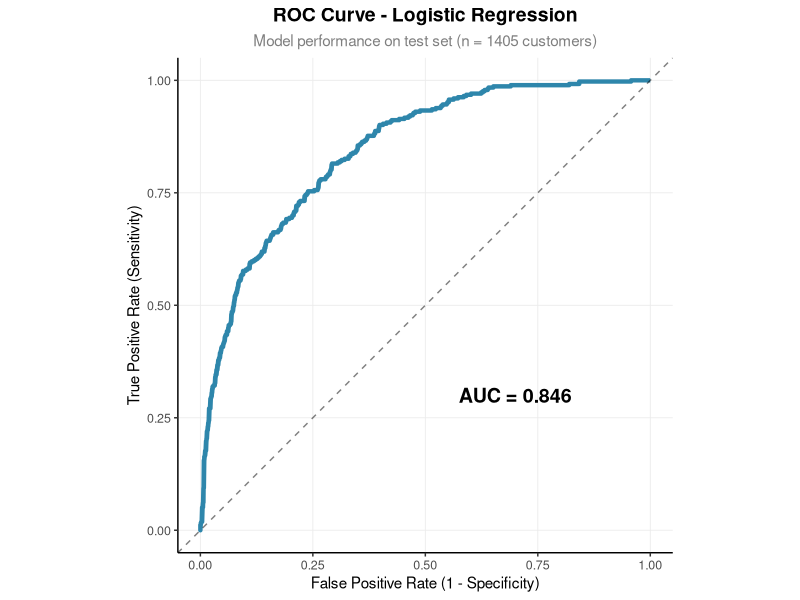
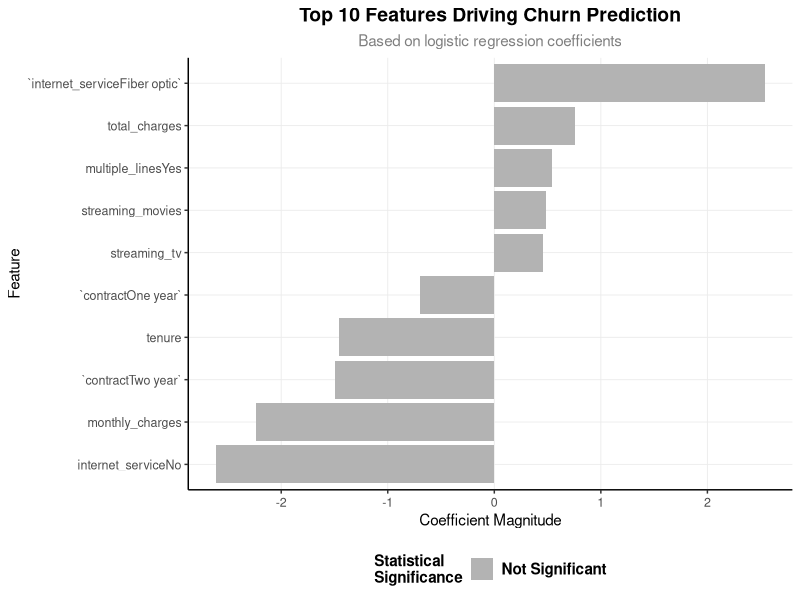

These figures' R source, in order: (Note: this script raises an error after producing the figures.)
# scripts/03_logistic_regression.R
# ================================

# Load libraries
library(tidyverse)
library(caret)       # For modeling tools
library(ROCR)        # For ROC curves
library(pROC)        # For AUC
library(ggrepel)     # For nice labels
library(here)
theme_custom <- theme_classic() +
  theme(
    text = element_text(family = "sans", color = "black"  ,  size = 11),
    plot.title = element_text(size = 14, face = "bold", hjust = 0.5),
    plot.subtitle = element_text(size = 11, color = "gray50", hjust = 0.5),
    axis.title = element_text(size = 11, face = "plain"),
    axis.text = element_text(size = 9 , color = "grey30"),
    legend.position = "bottom" , 
    legend.title = element_text(face = "bold"),
    legend.text = element_text(face = "bold" ,size = 11),
    legend.background = element_rect(fill = "white" , color = NA) , 
    panel.grid.major = element_line(color = "grey92" , linewidth = 0.3),
    panel.grid.minor = element_blank()
  )


# Load your cleaned data
plotting_data <- read.csv(here("data/processed" , "clean_data.csv"))



# ============================================
# STEP 1: PREPARE DATA FOR MODELING
# ============================================

# Remove customer ID (identifier, not a feature)
model_data <- plotting_data %>%
  select(-customer_id)  # Adjust to your column name

# Convert target to factor (required by caret)
model_data <- model_data %>%
  mutate(churn = factor(churn, levels = c(0, 1), labels = c("No", "Yes")))
model_data <- model_data %>%
  mutate(across(where(is.character), as.factor))
# Check structure
str(model_data)

# ============================================
# STEP 2: TRAIN/TEST SPLIT (80/20)
# ============================================

set.seed(123)  # For reproducibility

# Create indices for split
train_index <- createDataPartition(model_data$churn, 
                                   p = 0.8, 
                                   list = FALSE, 
                                   times = 1)

# Split data
train_data <- model_data[train_index, ]
test_data <- model_data[-train_index, ]

# Check split proportions
cat("Training set:", nrow(train_data), "rows (", 
    round(nrow(train_data)/nrow(model_data)*100, 1), "%)\n")
cat("Test set:", nrow(test_data), "rows (", 
    round(nrow(test_data)/nrow(model_data)*100, 1), "%)\n")

# Check churn distribution in each set
cat("\nChurn distribution - Training:\n")
print(prop.table(table(train_data$churn)))

cat("\nChurn distribution - Test:\n")
print(prop.table(table(test_data$churn)))

# ============================================
# STEP 3: HANDLE CLASS IMBALANCE (OPTIONAL)
# ============================================

# Since churn is ~26%, we have imbalance. Options:

# OPTION A: Use class weights (simpler)
model_weights <- ifelse(train_data$churn == "Yes",
                        1/table(train_data$churn)[2],  # Weight for minority class
                        1/table(train_data$churn)[1])  # Weight for majority class

# OPTION B: Oversample minority class (SMOTE)
# library(DMwR)
# train_balanced <- SMOTE(churn ~ ., data = train_data, perc.over = 200)

# For now, let's use weights
train_data$model_weights <- model_weights

# ============================================
# STEP 4: PREPROCESSING (SCALE NUMERIC FEATURES)
# ============================================

# Identify numeric columns (excluding target)
numeric_cols <- train_data %>%
  select(where(is.numeric), -contains("churn"), -contains("weight")) %>%
  names()

# Create preprocessing recipe
preproc_values <- preProcess(train_data[, numeric_cols], 
                             method = c("center", "scale"))

# Apply to both train and test
train_scaled <- predict(preproc_values, train_data)
test_scaled <- predict(preproc_values, test_data)

# ============================================
# STEP 5: TRAIN LOGISTIC REGRESSION MODEL
# ============================================

# Simple formula (adjust based on your features)
# Use all columns except weights
features <- setdiff(names(train_scaled), c("churn", "model_weights"))
formula <- as.formula(paste("churn ~", paste(features, collapse = " + ")))

# Train model with 10-fold cross-validation
set.seed(123)
ctrl <- trainControl(
  method = "cv",           # Cross-validation
  number = 10,             # 10 folds
  classProbs = TRUE,       # For probability predictions
  summaryFunction = twoClassSummary,  # For AUC, Sensitivity, Specificity
  savePredictions = "final"
)

# Fit logistic regression
logit_model <- train(
  formula,
  data = train_scaled,
  method = "glm",          # Generalized Linear Model (logistic)
  family = "binomial",
  trControl = ctrl,
  weights = model_weights,  # Address class imbalance
  metric = "ROC"           # Optimize for AUC
)

# View model summary
print(logit_model)
summary(logit_model$finalModel)

# ============================================
# STEP 6: MAKE PREDICTIONS ON TEST SET
# ============================================

# Predict probabilities
test_predictions <- predict(logit_model, 
                            newdata = test_scaled, 
                            type = "prob")

# Add predictions to test data
test_results <- test_scaled %>%
  mutate(
    pred_prob = test_predictions$Yes,  # Probability of churn
    pred_class = ifelse(pred_prob > 0.5, "Yes", "No"),
    pred_class = factor(pred_class, levels = c("No", "Yes"))
  )

# ============================================
# STEP 7: EVALUATE MODEL PERFORMANCE
# ============================================

# Confusion Matrix
conf_matrix <- confusionMatrix(test_results$pred_class, 
                               test_results$churn,
                               positive = "Yes")
print(conf_matrix)

# Calculate additional metrics
accuracy <- conf_matrix$overall["Accuracy"]
precision <- conf_matrix$byClass["Precision"]
recall <- conf_matrix$byClass["Recall"]  # Sensitivity
f1 <- conf_matrix$byClass["F1"]
auc <- roc(test_results$churn, test_results$pred_prob)$auc[1]

cat("\n📊 MODEL PERFORMANCE SUMMARY:\n")
cat("Accuracy:", round(accuracy, 3), "\n")
cat("Precision:", round(precision, 3), "\n")
cat("Recall (Sensitivity):", round(recall, 3), "\n")
cat("F1-Score:", round(f1, 3), "\n")
cat("AUC-ROC:", round(auc, 3), "\n")

# ============================================
# STEP 8: CREATE VISUALIZATIONS
# ============================================

# 1. ROC Curve
roc_curve <- roc(test_results$churn, test_results$pred_prob)
roc_data <- data.frame(
  FPR = 1 - roc_curve$specificities,
  TPR = roc_curve$sensitivities
)

roc_plot <- ggplot(roc_data, aes(x = FPR, y = TPR)) +
  geom_line(color = "#2E86AB", size = 1.5) +
  geom_abline(slope = 1, intercept = 0, linetype = "dashed", alpha = 0.5) +
  annotate("text", x = 0.7, y = 0.3, 
           label = paste("AUC =", round(auc, 3)), 
           size = 5, fontface = "bold") +
  labs(title = "ROC Curve - Logistic Regression",
       subtitle = paste("Model performance on test set (n =", nrow(test_data), "customers)"),
       x = "False Positive Rate (1 - Specificity)",
       y = "True Positive Rate (Sensitivity)") +
  theme_custom +
  coord_equal()

# 2. Feature Importance (Coefficients)
coef_summary <- summary(logit_model$finalModel)$coefficients
coef_data <- data.frame(
  Feature = rownames(coef_summary),
  Coefficient = coef_summary[, "Estimate"],
  P_Value = coef_summary[, "Pr(>|z|)"],
  Significance = ifelse(coef_summary[, "Pr(>|z|)"] < 0.05, "Significant", "Not Significant")
) %>%
  filter(Feature != "(Intercept)") %>%
  arrange(desc(abs(Coefficient)))

feature_plot <- ggplot(coef_data %>% head(10), 
                       aes(x = reorder(Feature, Coefficient), y = Coefficient, 
                           fill = Significance)) +
  geom_bar(stat = "identity") +
  coord_flip() +
  labs(title = "Top 10 Features Driving Churn Prediction",
       subtitle = "Based on logistic regression coefficients",
       x = "Feature",
       y = "Coefficient Magnitude",
       fill = "Statistical\nSignificance") +
  scale_fill_manual(values = c("Significant" = "#A23B72", 
                               "Not Significant" = "gray70")) +
  theme_custom

# Save plots
ggsave(plot = roc_plot, "logistic_regression_roc_curve.png" )
ggsave(plot= feature_plot, "logistic_regression_feature_importance.png")

# ============================================
# STEP 9: SAVE MODEL & RESULTS
# ============================================

# Save model
saveRDS(logit_model, "model_output/logistic_regression_model.rds")

# Save predictions
write.csv(test_results, "model_output/test_predictions.csv", row.names = FALSE)

# Save performance metrics
metrics_df <- data.frame(
  Model = "Logistic Regression",
  Accuracy = accuracy,
  Precision = precision,
  Recall = recall,
  F1_Score = f1,
  AUC = auc,
  Timestamp = Sys.time()
)

write.csv(metrics_df, "model_output/logistic_regression_metrics.csv", row.names = FALSE)

# ============================================
# STEP 10: BUSINESS INSIGHTS
# ============================================

cat("\n🎯 BUSINESS RECOMMENDATIONS:\n")
cat("1. Top 3 factors increasing churn risk:\n")
top_risks <- coef_data %>% 
  filter(Coefficient > 0) %>% 
  arrange(desc(Coefficient)) %>% 
  head(3)
for(i in 1:nrow(top_risks)) {
  cat("   •", top_risks$Feature[i], "(risk multiplier:", 
      round(exp(top_risks$Coefficient[i]), 2), "×)\n")
}

cat("\n2. Model can identify", round(recall * 100, 1), 
    "% of actual churners\n")
cat("3. For every 100 customers flagged as 'high risk',", 
    round(precision * 100, 1), "will actually churn\n")

cat("\n✅ Logistic regression complete! Next: Try Random Forest for comparison.\n")
